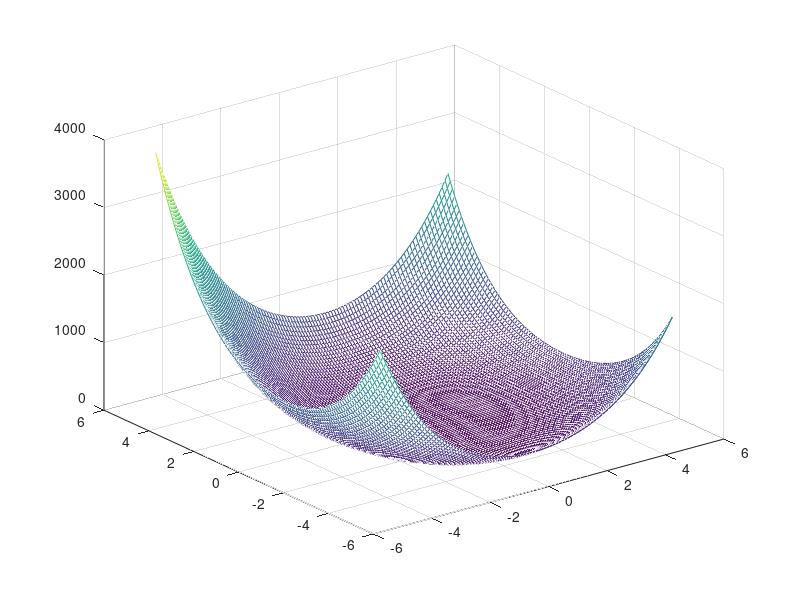

Here is the MATLAB script that generated this plot:
clc;
clear all;
close all;

%% A matrix for undirected tree
a = [0 0 1 0 0 0;
1 0 0 0 0 1;
1 1 0 0 0 0;
0 1 0 0 0 0;
0 0 1 0 0 0;
0 0 0 1 1 0;];
%% Position of agents
x1 = [1 1];
x2 = [1 -1];
x3 = [-1 -1];
x4 = [-1 1];
x5 = [2 0];
x6 = [-2 0];

x = [x1;x2;x3;x4;x5;x6];
%% varying x2
x2_V = -5:0.1:5;

v1 = ones(length(x2_V),length(x2_V));
%% Algorithm for given equation
for m = 1:length(x2_V)
    for n = 1:length(x2_V)
     for j = 1:6
        if j == 1||j == 6
        v = a(2,j)*((x(j,:)-[x2_V(m) x2_V(n)])*(x(j,:)-[x2_V(m) x2_V(n)])');
       v1(m,n) = v1(m,n) * v;
        end
    end
    end
    
end
%% 3D plot of given equation
mesh(x2_V,x2_V,v1)

